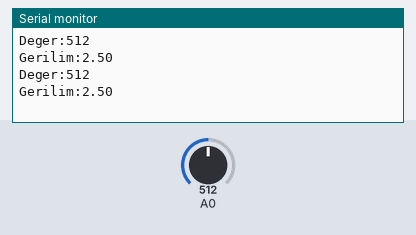
Recording of a sketch running on a simulated Arduino Uno, built with avr-gcc and run on an emulated ATmega328P. Shown: the last lines printed to the serial monitor. The inputs (shaded band) are chosen by the test bench; at power-on: A0 = 512.

Above: at 1.8 s.
1.9 s: A0 set to 716
At 2.8 s:
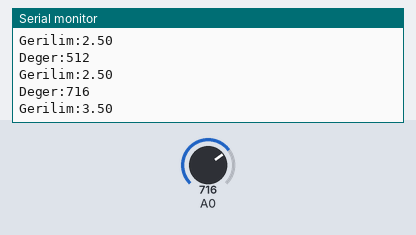
3.4 s: A0 set to 900
At 4.8 s:
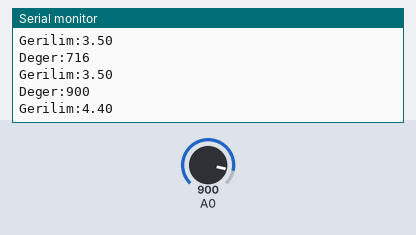
Timing chart, 0 to 6.4 s (numbered marks = the images above; inputs shaded):
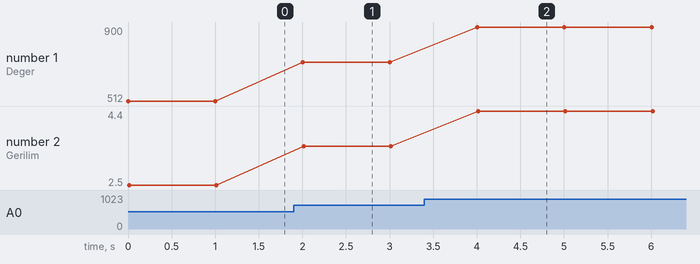

The sketch:

AnalogDeger.ino
```cpp
// Potansiyometre ile analog veri okuma ve dijitale çevirme

int deger=0;

void setup() {
  Serial.begin(9600);
}

void loop() {
  deger = analogRead(A0);
  Serial.print("Deger:");
  Serial.println(deger);

  float gerilim = deger*(5.0/1023.0);
  Serial.print("Gerilim:");
  Serial.println(gerilim);
  delay(1000);
}
```

Measured:
- after the input at 1.9 s, the serial monitor: prints a new line after 0.10 s (image 1)
- after the input at 3.4 s, the serial monitor: prints a new line after 0.60 s (image 2)
- plotted number 1: 512 → 716 after the input at 1.9 s, 716 → 900 after the input at 3.4 s
- plotted number 2: 2.5 → 3.5 after the input at 1.9 s, 3.5 → 4.4 after the input at 3.4 s
